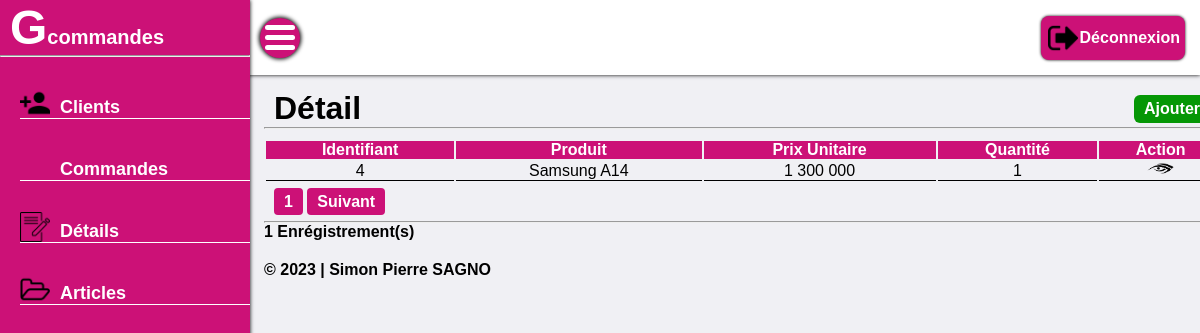
Screenshot of /detail.php (signed in) with the database file from the repository.
### tables this page shows
CREATE TABLE `t_ligne` (
  `id_ligne` int(10) UNSIGNED NOT NULL,
  `id_commande` int(10) UNSIGNED DEFAULT NULL,
  `id_article` int(10) UNSIGNED DEFAULT NULL,
  `prix_unittaire` bigint(20) DEFAULT NULL,
  `qte` int(11) DEFAULT NULL
);

CREATE TABLE `t_article` (
  `id_article` int(10) UNSIGNED NOT NULL,
  `libelle` varchar(40) DEFAULT NULL,
  `type` int(10) UNSIGNED DEFAULT NULL
);

### detail.php (the view, shortened to what this page needs)
<?php
        try{
            $pdo = new PDO("mysql:host=localhost;dbname=g_commande;charset=utf8","root","");
        }catch (PDOException $exception) {
            header("Location:404.php");
        }
?>
<!DOCTYPE html>
<html lang="en">
<head>
    <link rel="stylesheet" href="style.css">
</head>
<body>
    <div class="wrap">
        <div class="slide_bar">
            <h1>G<span>commandes</span></h1>
            <hr>
            <div class="slide_list">
                    <a href="client.php">
                        <img src="icone/client.png" alt="">
                        <span>Clients</span>
                    </a>
                    <a href="commande.php">
                        <span>Commandes</span>
                    </a>
                    <a href="detail.php">
                        <img src="icone/detail.png" alt="">
                        <span>Détails</span>
                    </a>
                    <a href="article.php">
                        <img src="icone/article.png" alt="">
                        <span>Articles</span>
                    </a>
            </div>
        </div>
        <div class="header">
            <div class="sub_option">
                <div class="menu_icon"></div>
            </div>
            <div class="subMenu_item">
                <a href="deconnexion.php" id="disconnect">
                    <img src="icone/deconnexion.png" alt="">
                    <span>Déconnexion</span>
                </a>
            </div>
        </div>
        <div class="main">
            <div class="main_option">
                <h1>Détail</h1>
                <div class="main_sub_option">
                    <a href="addDetail.php">Ajouter</a>
                </div>
            </div>
            <hr>
            <div class="main_table">
                <table>
                    <thead>
                        <tr>
                            <th>Identifiant</th>
                            <th>Produit</th>
                            <th>Prix Unitaire</th>
                            <th>Quantité</th>
                            <th>Action</th>
                        </tr>
                    </thead>
                    <?php
                        if (isset($_GET['page'])){
                            $page = $_GET['page'];
                        }else{
                            $page = 1;
                        }
                        $nbr_page = 10;
                        $debut = ($page-1)*10;
                        $affichage = $pdo->query("SELECT * FROM t_ligne NATURAL JOIN t_article ORDER BY id_ligne DESC LIMIT $debut,$nbr_page");
                        while($affichages = $affichage->fetch()){
                    ?>
                    <tbody>
                        <tr>
                            <td><?php echo $affichages["id_ligne"]; ?></td>
                            <td><?php echo $affichages["libelle"]; ?></td>
                            <td><?php echo number_format($affichages["prix_unittaire"],0,","," "); ?></td>
                            <td><?php echo $affichages["qte"]; ?></td>
                            <td>
                                <a href="voirDetail.php?id=<?php echo $affichages['id_ligne']; ?>"><img src="icone/view.png" alt="" width="30px"></a>
                            </td>
                        </tr>
                    </tbody>
                    <?php
                        }
                    ?>
                </table>
                <div class="main_pagination">
                    <?php
                        $query = $pdo->query("SELECT * FROM t_ligne");
                        $compteur = $query->rowCount();
                        $total = ceil($compteur/$nbr_page = 10);
                    ?>
                    <?php
                        for($i=1; $i<=$total; $i++){
                    ?>
                    <a href="detail.php?page=<?php echo ($i); ?>"><?php echo $i; ?></a>
                    <?php
                        }
                        if($i>$page){
                    ?>
                    <a href="detail.php?page=<?php echo ($page+1); ?>">Suivant</a>
                    <?php
                        }
                    ?>
                </div>
                <hr style="margin-top:10px">
                <?php
                    $enreg = $pdo->query("SELECT count(*) as nb from t_ligne");
                    while ($enregistrement = $enreg->fetch()){
                ?>
                    <p style="font-weight: 600;"><?php echo $enregistrement["nb"] . " Enrégistrement(s)"; ?></p>
                <?php
                    }
                ?>
            </div>
            <div class="footer">
                <span id="footer">© 2023 | Simon Pierre SAGNO</span>
            </div>
        </div>
    </div>
</body>
</html>

### style.css (style rules this page uses)
* { margin: 0; padding: 0; font-family: Poppins Light, sans-serif ; box-sizing: border-box; text-decoration: none; }
body { background: rgba(227, 227, 234, 0.5); }
.slide_bar { position: fixed; top: 0; left: 0; bottom: 0; width: 250px; overflow: hidden; height: 100%; background: #c17;; z-index: 10; box-shadow: 0 0 4px #000; }
.slide_bar h1 { font-size: 48px; color: #fff; margin-left: 10px; }
.slide_bar h1 span { font-size: 20px; }
.slide_list { margin-left: 20px; }
.slide_list a img { width: 30px; margin-right: 10px; }
.slide_list a { display: flex; align-items: center; margin-top: 30px; border-bottom: 1px solid #fff ; }
.slide_list a span { color: #fff; margin-top: 10px; font-weight: bold; font-size: 18px; }
.header { position: fixed; width: 86%; margin-left: 190px; height: 75px; background: #fff; display: flex; align-items: center; justify-content: space-between; box-shadow: 0 0 4px #000; }
.sub_option { display: flex; align-items: center; justify-content: space-between; margin-left: 260px; }
.menu_icon { position: relative; display: flex; align-items: center; justify-content: center; height: 40px; width: 40px; border-radius: 50%; cursor: pointer; background: #c17; box-shadow: 0 0 4px 1px #000; }
.menu_icon::before { content: ""; position: absolute; width: 30px; height: 5px; background: #fff; border-radius: 8px; box-shadow: 0 10px 0#fff; transform: translateY(-10px); }
.menu_icon::after { content: ""; position: absolute; width: 30px; height: 5px; background: #fff; border-radius: 8px; transform: translateY(10px); }
.subMenu_item { display: flex; align-items: center; margin-right: 15px; }
.subMenu_item img { width: 30px; margin: 2px; }
#disconnect { display: flex; align-items: center; background: #c17; padding: 5px; border-radius: 8px; box-shadow: 0 0 3px #000; }
#disconnect span { color: #fff; font-weight: 600; }
#disconnect img { width: 30px; }
.main { position: absolute; width: 80%; margin-left: 264px; height: 73vh; margin-top: 90px; z-index: -10; }
.main_option { display: flex; justify-content: space-between; }
.main_option h1 { margin-left: 10px; }
.main_sub_option { display: flex; align-items: center; margin-right: 10px; }
.main_sub_option a { background: rgb(5, 151, 5); padding: 5px 10px; border-radius: 6px; margin: 4px; color: #fff; font-weight: 600; }
.main_table { width: 100%; }
.main_table table { width: 100%; margin-top: 10px; }
.main_table table thead { text-align: start; background: #c17; color: #fff; }
.main_table table tbody { text-align: center; }
.main_table table tbody tr td { border-bottom: 1px solid #000; }
.main_pagination { margin-top: 10px; margin-left: 10px; }
.main_pagination a { border-radius: 4px; padding: 5px 10px; background: #c17; color: #fff; font-weight: 600; }
.footer { margin-top: 20px; }
.footer #footer { color: #000; font-weight: 600; }
@media screen and (max-width : 2500px) { .header { width: 100%; margin-left: 0; } }
@media screen and (max-width : 1500px) { .header { width: 100%; margin-left: 0; } }

### rows the page displays
t_ligne: id_ligne "4", id_article.libelle "Samsung A14", prix_unittaire "1 300 000", qte "1"

### other values shown
$enregistrement["nb"] "1"
